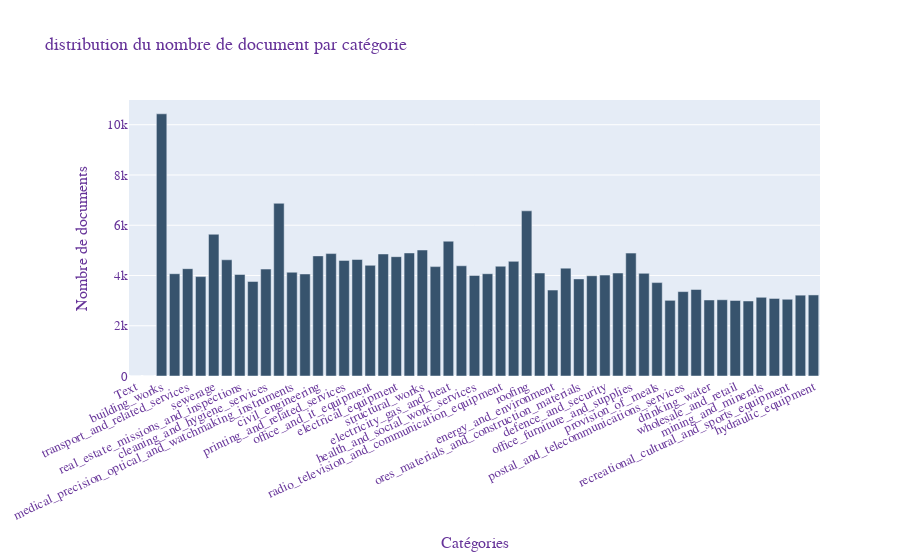

The notebook cell this image was saved under:
### Code cell
# train après l'amélioration de l'équilibre 
utility.plot_distribution(df_train)

### Figure 1 — Plotly figure (JSON) as saved in the notebook; plotly's stock layout.template omitted (floating-point values rounded to 4 significant figures)
{"data": [{"marker": {"color": "rgb(55, 83, 109)"}, "type": "bar", "x": ["Text", "textes", "building_works", "studies_consulting_assistance", "transport_and_related_services", "financial_and_insurance_services", "sewerage", "car_industry_products_and_transport_equipment", "real_estate_missions_and_inspections", "it_services", "cleaning_and_hygiene_services", "building_equipment", "medical_precision_optical_and_watchmaking_instruments", "research_and_development", "civil_engineering", "green_spaces", "printing_and_related_services", "street_development", "office_and_it_equipment", "industrial_equipment_and_tools", "electrical_equipment", "chemical_products", "structural_works", "recreational_cultural_and_sports_services", "electricity_gas_and_heat", "food_beverages_and_related_products", "health_and_social_work_services", "education_and_training_services", "radio_television_and_communication_equipment", "clothing_and_textile_industry", "roofing", "communication_and_marketing_services", "energy_and_environment", "waste_management", "ores_materials_and_construction_materials", "software_supply", "defence_and_security", "petroleum_products_fuels", "office_furniture_and_supplies", "it_equipment_and_consumables", "provision_of_meals", "fire", "postal_and_telecommunications_services", "silvicultural_products", "drinking_water", "agriculture", "wholesale_and_retail", "water_related_works", "mining_and_minerals", "paper_and_cardboard", "recreational_cultural_and_sports_equipment", "rubber_or_plastic_products", "hydraulic_equipment"], "y": [0, 0, 10435, 4071, 4272, 3956, 5641, 4625, 4040, 3762, 4255, 6873, 4130, 4061, 4780, 4872, 4600, 4636, 4405, 4856, 4749, 4897, 5015, 4353, 5365, 4387, 4004, 4071, 4369, 4562, 6573, 4099, 3420, 4293, 3864, 3990, 4015, 4098, 4891, 4086, 3718, 3012, 3359, 3443, 3026, 3034, 3005, 2986, 3133, 3086, 3054, 3217, 3226]}], "layout": {"font": {"color": "RebeccaPurple", "family": "Arial, sans-serif", "size": 13}, "title": {"text": "distribution du nombre de document par catégorie"}, "xaxis": {"tickangle": -25, "title": {"text": "Catégories"}}, "yaxis": {"title": {"text": "Nombre de documents"}}}}
